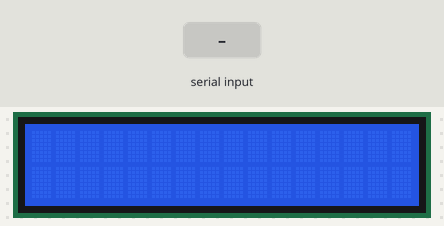
Recording of a sketch running on a simulated Arduino Uno, built with avr-gcc and run on an emulated ATmega328P. On the bench: 16×2 character LCD. Inputs (shaded band) come from the test bench.

Above: at 1.2 s.
1.3 s: "1" received over Serial
At 2.3 s:
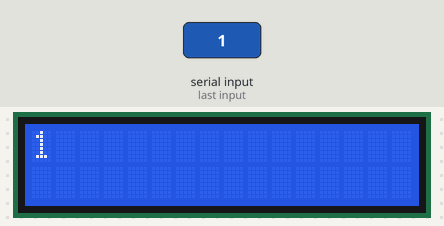
2.9 s: "0" received over Serial
At 3.5 s:
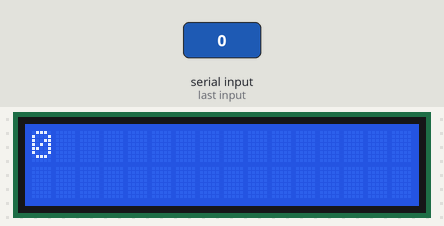
4.5 s: "2" received over Serial
At 5.9 s:
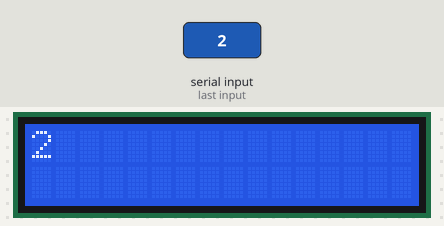
Timing chart, 0 to 7.5 s (numbered marks = the images above; inputs shaded):
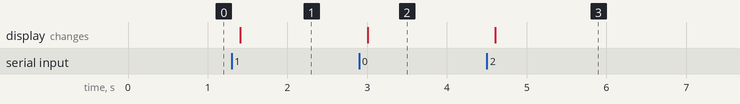

Measured:
- after the input at 1.3 s, the display: changes after 0.10 s (image 1)
- after the input at 2.9 s, the display: changes after 0.10 s (image 2)
- after the input at 4.5 s, the display: changes after 0.10 s (image 3)

The sketch:

bluetooth_to_lcd.ino
```cpp
#include <LiquidCrystal_I2C.h>

LiquidCrystal_I2C lcd(0x27, 16, 2);

void setup()
{
  lcd.begin();

  Serial.begin(9600);
}

void loop()
{
  if (Serial.available())
  {
    delay(100);
    lcd.clear();
    while (Serial.available() > 0)
    {
      lcd.write(Serial.read());

    }
  }
}
```
